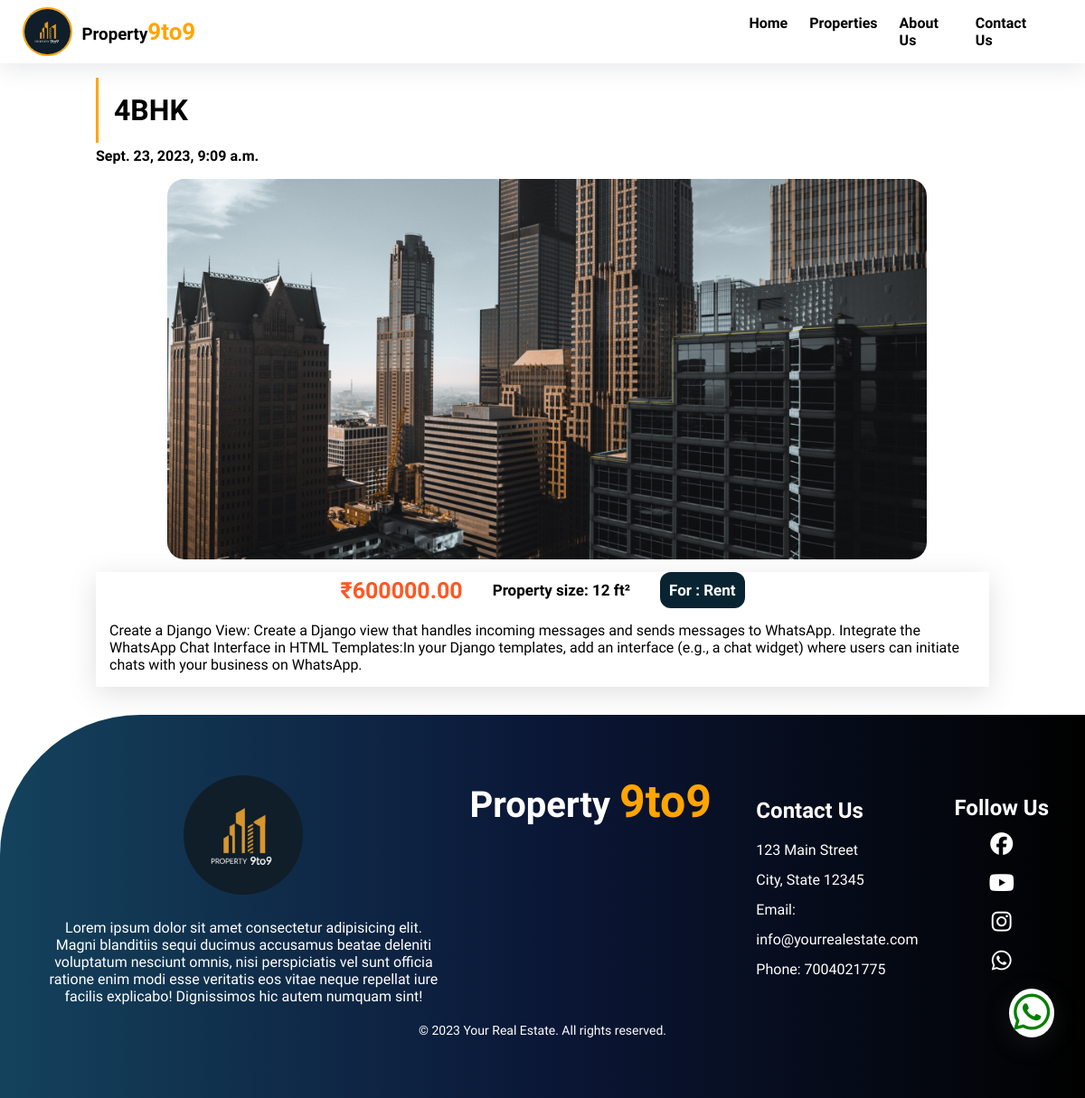
The app's page /proper/4bhk with its own data.
### realapp/models.py (models this page shows, shortened)
class Property(models.Model):
    title = models.CharField(max_length=200)
    description = models.TextField()
    price = models.DecimalField(max_digits=10, decimal_places=2)
    bedrooms = models.IntegerField(null=True,blank=True)
    bathrooms = models.DecimalField(max_digits=4, decimal_places=2,null=True,blank=True)
    sqft = models.IntegerField()
    photo = models.ImageField(upload_to='property_photos')
    created_at = models.DateTimeField(auto_now_add=True)
    slug = AutoSlugField(populate_from='title',null=True,default=None)
    types = models.CharField(max_length=10, choices=TYPE_CHOICES)

### realapp/views.py (the view)
# urls.py: path("proper/<str:slug>",views.property_detail,name="property_detail"),
def property_detail(request,slug):
    property = Property.objects.filter(slug=slug)
    return render(request, "property_deatil_page.html",{'property':property,})

### realapp/templates/property_deatil_page.html (shortened to what this page needs)
{% extends 'index.html' %}
{% block start %}
{% for x in property %}
<div class="property_detail_container">
    <h1 class="propertyHeading">{{x.title}}</h1>
    <div class="third">{{x.created_at}}</div>
    <div class="images">
        <img src="{{x.photo.url}}" alt="">
    </div>
    <div class="shadow">
    <div class="detail">
        <p class="price">₹{{x.price}}</p>
        <p>Property size: {{x.sqft}} ft²</p>
<div class="status">
    <p>For : {{x.types}}</p>
</div>
    </div>
    <div class="description">
        <p>{{x.description }}</p>
    </div>
</div>
</div>
{% endfor %}
{% endblock start %}

### realapp/templates/index.html (shortened to what this page needs)
{% load static %}
<!DOCTYPE html>
<html lang="en">
<head>
    <link rel="stylesheet" href="https://cdnjs.cloudflare.com/ajax/libs/font-awesome/6.4.2/css/all.min.css" />
  <link rel="stylesheet" href="https://cdn.jsdelivr.net/npm/swiper@10/swiper-bundle.min.css" />
    <link rel="stylesheet" href="{% static '/css/style.css' %}">
</head>
<body>
    <div class="header">
        <div class="logo">
            <img src="{% static 'images/logo.jpg'%}" alt="logo">
            <h3>Property<span class="first">9to9</span></h3>
        </div>
        <div class="navbar">
            <ul>
                <li><a href="/">Home</a></li>
                <li><a href="/proper">Properties</a></li>
                <li><a href="/about">About Us</a></li>
                <li><a href="/">Contact Us</a></li>
            </ul>
        </div>
    </div>
    {% block start %}{% endblock start %}
    <div class="whatsapp">
      <a aria-label="Chat on WhatsApp" target="_blank" href="https://wa.me/917004021775"><i class="fa-brands fa-whatsapp"></i></a>
    </div>
    <footer>
      <div class="footer-content">
          <div class="footer-logo">
            <div class="footer_con">
                <img src="{% static 'images/logo.jpg'%}" alt="Your Real Estate Logo">
                <p>Lorem ipsum dolor sit amet consectetur adipisicing elit. Magni blanditiis sequi ducimus accusamus beatae deleniti voluptatum nesciunt omnis, nisi perspiciatis vel sunt officia ratione enim modi esse veritatis eos vitae neque repellat iure facilis explicabo! Dignissimos hic autem numquam sint!</p>
              </div>
              <div class="footer_heading">
                <h3>Property <span class="second">9to9</span></h3>
              </div>
          </div>
          <div class="footer-info">
              <h3>Contact Us</h3>
              <p>123 Main Street</p>
              <p>City, State 12345</p>
              <p>Email: info@yourrealestate.com</p>
              <p>Phone: 7004021775</p>
          </div>
          <div class="footer-social">
              <h3>Follow Us</h3>
              <ul>
                  <li><a href="#"><i class="fa-brands fa-facebook"></i></a></li>
                  <li><a href="#"><i class="fa-brands fa-youtube"></i></a></li>
                  <li><a href="#"><i class="fa-brands fa-instagram"></i></a></li>
                  <li><a href="#"><i class="fa-brands fa-whatsapp"></i></a></li>
              </ul>
          </div>
      </div>
      <div class="footer-disclaimer">
        <div> &copy; 2023 Your Real Estate. All rights reserved.</div>
      </div>
  </footer>
</body>
</html>

### realapp/static/css/style.css (style rules this page uses)
* { padding: 0; margin: 0; box-sizing: border-box; font-family: 'Mooli', sans-serif; }
.header { display: flex; align-items: center; justify-content: space-between; padding: 25px; height: 70px; color: black; box-shadow: rgba(149, 157, 165, 0.2) 0px 8px 24px; }
.navbar { display: flex; align-items: center; justify-content: center; }
.navbar ul { display: flex; padding: 12px; }
.navbar ul li { list-style: none; padding: 12px; }
.navbar ul li a { text-decoration: none; color: black; position: relative; font-weight: 600; }
.logo img { width: 7%; border-radius: 50%; border: 2px solid orange; object-fit: cover; }
.logo { display: flex; align-items: center; gap: 11px; }
.first { font-size: 26px; color: orange; }
.navbar ul li a::after { content: ""; position: absolute; left: 0; right: 0; width: 0%; background-color: orange; height: 2px; top: 25px; transition: all 0.2s ease-in-out; border-radius: 12px; }
.second { font-size: 50px; color: orange; }
.propertyHeading { padding: 17px; border-left: 3px solid orange; text-transform: uppercase; }
.whatsapp { position: fixed; top: 90%; left: 93%; }
.whatsapp a { color: green; font-size: 46px; box-shadow: rgba(100, 100, 111, 0.2) 0px 7px 29px 0px; border-radius: 50%; background: white; padding: 0 5px; }
.footer-logo { display: flex; justify-content: center; gap: 30px; width: 1200px; }
.footer_con { width: 440px; display: flex; flex-direction: column; align-items: center; gap: 27px; text-align: center; }
.footer_heading h3 { font-size: 40px; }
footer { background: linear-gradient(90deg, rgba(20,66,93,1) 0%, rgba(11,23,55,1) 50%, rgba(1,1,0,1) 100%); color: #fff; padding: 67px 0; border-top-left-radius: 155px; }
.footer-content { display: flex; justify-content: space-between; align-items: center; max-width: 1200px; margin: 0 auto; padding: 0 20px; }
.footer-logo img { width: 30%; border-radius: 50%; }
.footer-info, .footer-social { margin: 0 20px; line-height: 33px; }
.footer-info h3, .footer-social h3 { font-size: 24px; margin-bottom: 10px; text-wrap: nowrap; }
.footer-info p, .footer-social ul { font-size: 16px; }
.footer-social ul { list-style: none; padding: 0; text-align: center; }
.footer-social li { margin-bottom: 10px; }
.footer-social i { font-size: 25px; transition: transform 0.2s ease-in-out; color: white; }
.footer-disclaimer { text-align: center; margin-top: 20px; font-size: 14px; }
.third { font-weight: 600; line-height: 30px; }
.property_detail_container { padding: 1rem; width: 85%; margin: auto; }
.images img { width: 85%; height: 421px; margin: 10px 8%; object-fit: cover; border-radius: 19px; }
.detail { display: flex; align-items: center; gap: 33px; justify-content: center; font-size: 17px; font-weight: 600; }
.description { padding: 15px; margin-bottom: 15px; }
.status { background-color: #082433; color: white; padding: 10px; border-radius: 12px; }
.price { color: #ff5722; font-size: 25px; }
.shadow { box-shadow: rgba(100, 100, 111, 0.2) 0px 7px 29px 0px; }

### records on screen
Property: title "4BHK", created_at "Sept. 23, 2023, 9:09 a.m.", photo (picture), price "600000.00", sqft "12", types "Rent", description "Create a Django View: Create a Django view that handles incoming messages and sends messages to WhatsApp. Integrate the WhatsApp Chat Interface in HTML Templates:In your Django templates, add an interface (e.g., a chat widget) where users can initiate chats with your business on WhatsApp."
